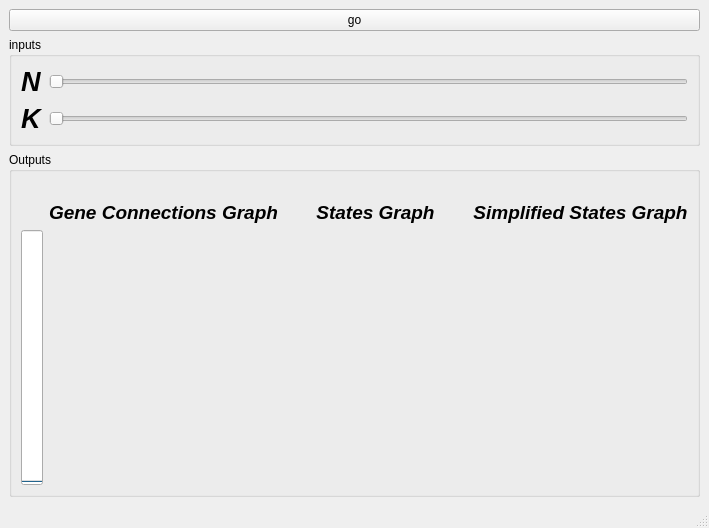
<?xml version="1.0" encoding="UTF-8"?>
<ui version="4.0">
 <class>MainWindow</class>
 <widget class="QMainWindow" name="MainWindow">
  <property name="geometry">
   <rect>
    <x>0</x>
    <y>0</y>
    <width>709</width>
    <height>528</height>
   </rect>
  </property>
  <property name="sizePolicy">
   <sizepolicy hsizetype="Maximum" vsizetype="Maximum">
    <horstretch>0</horstretch>
    <verstretch>0</verstretch>
   </sizepolicy>
  </property>
  <property name="windowTitle">
   <string>NK Network Main Window</string>
  </property>
  <widget class="QWidget" name="centralwidget">
   <layout class="QGridLayout" name="gridLayout_5">
    <item row="3" column="0">
     <widget class="QGroupBox" name="outputsGroupBox">
      <property name="title">
       <string>Outputs</string>
      </property>
      <layout class="QGridLayout" name="gridLayout_3">
       <item row="2" column="1">
        <layout class="QHBoxLayout" name="horizontalLayout">
         <item>
          <widget class="QLabel" name="label">
           <property name="font">
            <font>
             <pointsize>14</pointsize>
             <weight>75</weight>
             <italic>true</italic>
             <bold>true</bold>
            </font>
           </property>
           <property name="text">
            <string>Gene Connections Graph</string>
           </property>
           <property name="alignment">
            <set>Qt::AlignCenter</set>
           </property>
          </widget>
         </item>
         <item>
          <widget class="QLabel" name="label_2">
           <property name="font">
            <font>
             <pointsize>14</pointsize>
             <weight>75</weight>
             <italic>true</italic>
             <bold>true</bold>
            </font>
           </property>
           <property name="text">
            <string>States Graph</string>
           </property>
           <property name="alignment">
            <set>Qt::AlignCenter</set>
           </property>
          </widget>
         </item>
         <item>
          <widget class="QLabel" name="label_3">
           <property name="font">
            <font>
             <pointsize>14</pointsize>
             <weight>75</weight>
             <italic>true</italic>
             <bold>true</bold>
            </font>
           </property>
           <property name="text">
            <string>Simplified States Graph</string>
           </property>
           <property name="alignment">
            <set>Qt::AlignCenter</set>
           </property>
          </widget>
         </item>
        </layout>
       </item>
       <item row="3" column="1">
        <layout class="QHBoxLayout" name="horizontalLayout_2">
         <property name="sizeConstraint">
          <enum>QLayout::SetFixedSize</enum>
         </property>
         <item>
          <widget class="QLabel" name="genesGraphImageLabel">
           <property name="sizePolicy">
            <sizepolicy hsizetype="Ignored" vsizetype="Ignored">
             <horstretch>0</horstretch>
             <verstretch>0</verstretch>
            </sizepolicy>
           </property>
           <property name="text">
            <string/>
           </property>
          </widget>
         </item>
         <item>
          <widget class="QLabel" name="statesGraphImageLabel">
           <property name="sizePolicy">
            <sizepolicy hsizetype="Ignored" vsizetype="Ignored">
             <horstretch>0</horstretch>
             <verstretch>0</verstretch>
            </sizepolicy>
           </property>
           <property name="text">
            <string/>
           </property>
          </widget>
         </item>
         <item>
          <widget class="QLabel" name="simplifiedStatesGraphImageLabel">
           <property name="sizePolicy">
            <sizepolicy hsizetype="Ignored" vsizetype="Ignored">
             <horstretch>0</horstretch>
             <verstretch>0</verstretch>
            </sizepolicy>
           </property>
           <property name="text">
            <string/>
           </property>
          </widget>
         </item>
        </layout>
       </item>
       <item row="3" column="0">
        <widget class="QProgressBar" name="progressBar">
         <property name="value">
          <number>0</number>
         </property>
         <property name="orientation">
          <enum>Qt::Vertical</enum>
         </property>
        </widget>
       </item>
       <item row="1" column="1">
        <spacer name="horizontalSpacer">
         <property name="orientation">
          <enum>Qt::Horizontal</enum>
         </property>
         <property name="sizeHint" stdset="0">
          <size>
           <width>40</width>
           <height>20</height>
          </size>
         </property>
        </spacer>
       </item>
      </layout>
      <zorder></zorder>
      <zorder></zorder>
      <zorder>horizontalSpacer</zorder>
      <zorder>progressBar</zorder>
     </widget>
    </item>
    <item row="0" column="0">
     <layout class="QVBoxLayout" name="verticalLayout_3">
      <item>
       <widget class="QPushButton" name="goButton">
        <property name="text">
         <string>go</string>
        </property>
       </widget>
      </item>
      <item>
       <widget class="QGroupBox" name="inlutsGroupBox">
        <property name="title">
         <string>inputs</string>
        </property>
        <layout class="QGridLayout" name="gridLayout_4">
         <item row="3" column="1">
          <widget class="QSlider" name="kSlider">
           <property name="maximum">
            <number>20</number>
           </property>
           <property name="orientation">
            <enum>Qt::Horizontal</enum>
           </property>
          </widget>
         </item>
         <item row="3" column="0">
          <widget class="QLabel" name="kLabel">
           <property name="font">
            <font>
             <pointsize>20</pointsize>
             <weight>75</weight>
             <italic>true</italic>
             <bold>true</bold>
            </font>
           </property>
           <property name="text">
            <string>K</string>
           </property>
          </widget>
         </item>
         <item row="1" column="0">
          <widget class="QLabel" name="nLabel">
           <property name="font">
            <font>
             <pointsize>20</pointsize>
             <weight>75</weight>
             <italic>true</italic>
             <bold>true</bold>
            </font>
           </property>
           <property name="text">
            <string>N</string>
           </property>
          </widget>
         </item>
         <item row="1" column="1">
          <widget class="QSlider" name="nSlider">
           <property name="maximum">
            <number>20</number>
           </property>
           <property name="orientation">
            <enum>Qt::Horizontal</enum>
           </property>
          </widget>
         </item>
        </layout>
       </widget>
      </item>
     </layout>
    </item>
   </layout>
  </widget>
  <widget class="QMenuBar" name="menubar">
   <property name="geometry">
    <rect>
     <x>0</x>
     <y>0</y>
     <width>709</width>
     <height>21</height>
    </rect>
   </property>
  </widget>
  <widget class="QStatusBar" name="statusbar"/>
 </widget>
 <resources/>
 <connections/>
</ui>
